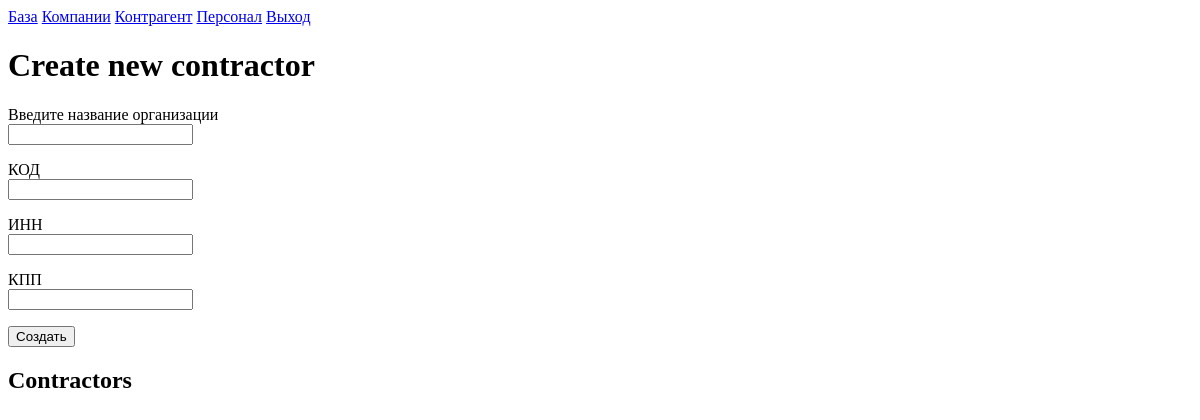
The app's page /contractor/ (signed in), older data.
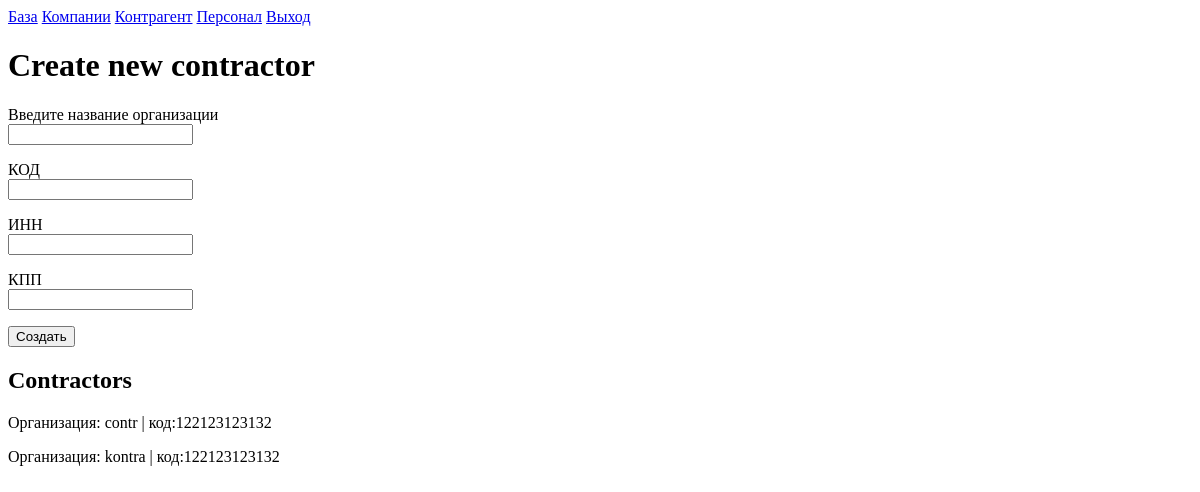
The same page, newer data.
### SYSControl/models.py (models this page shows)
class Сontractor(models.Model):
    name = models.CharField(max_length=100, verbose_name='Организация')
    cod = models.CharField(max_length=10, verbose_name='Код')
    inn = models.CharField(max_length=12, verbose_name='ИНН')
    kpp = models.CharField(max_length=9, verbose_name='КПП')
    def __str__(self):
        return f'Организация: {self.name} | код:{self.cod}'

### SYSControl/views.py (the view, shortened to what this page needs)
# urls.py: path('contractor/', СontractorView.as_view(), name='contractor'),
class СontractorView(LoginRequiredMixin, View):
    def get(self, request):
        if request.user.is_superuser:
            model = Сontractor.objects.all()
            return render(request, 'contractor.html', {'contractors': model})
        else:
            return HttpResponseRedirect('errorPage.html')

### templates/contractor.html (shortened to what this page needs)
{% extends 'base.html' %}
{% block content %}
    <h1>Create new contractor</h1>
    <div class="container">
        <form method="POST" action="{% url 'contractorCreate' %}">
            <p>
                <label>Введите название организации</label><br>
                <input type="text" name="name" />
            </p>
            <p>
                <label>КОД</label><br>
                <input type="text" name="cod" />
            </p>
            <p>
                <label>ИНН</label><br>
                <input type="text" name="inn" />
            </p>
            <p>
                <label>КПП</label><br>
                <input type="text" name="kpp" />
            </p>
            <input type="submit" value="Создать" >
        </form>
    </div>
    <h2>Contractors</h2>
    {% for contractor in contractors %}
        <p>{{contractor}}</p>
    {% endfor %}
{% endblock %}

### templates/base.html (shortened to what this page needs)
<!DOCTYPE html>
<html lang="en">
<head>
</head>
<body>
    <a href="{% url 'base' %}">База</a>
    <a href="{% url 'company' %}">Компании</a>
    <a href="{% url 'contractor' %}">Контрагент</a>
    <a href="{% url 'staff' %}">Персонал</a>
    <a href="/accounts/logout/">Выход</a>
    {% block content %}{% endblock %}
</body>
</html>

Row changes from the older to the newer data that the page shows:
added Сontractor: name+cod "Организация: contr | код:122123123132"
added Сontractor: name+cod "Организация: kontra | код:122123123132"
